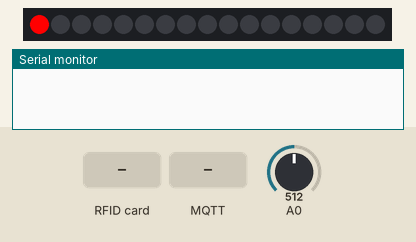
Bench run of a sketch on a simulated ESP8266 (NodeMCU). Parts: 17 RGB LEDs in strip order, left to right, the last lines printed to the serial monitor. The inputs (shaded band) are chosen by the test bench; at power-on: A0 = 512. WiFi joins after 1.5 s; servers stay silent unless stated; no MQTT or app messages arrive unless stated.

Above: at 0.1 s.
At 6.7 s:
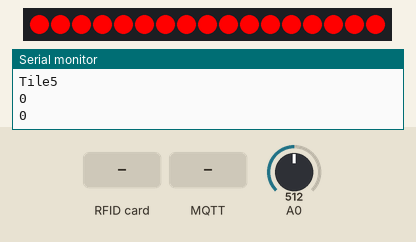
At 9.3 s:
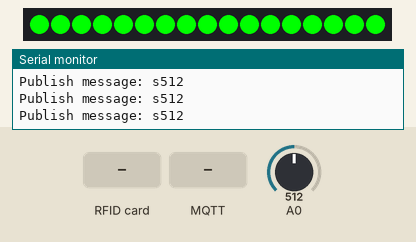
9.4 s: RFID card 5E 7A 19 C4 held to the reader
10.9 s: MQTT message "1" arrives on the first subscribed topic
Timing chart, 0 to 13.9 s (numbered marks = the images above; inputs shaded):
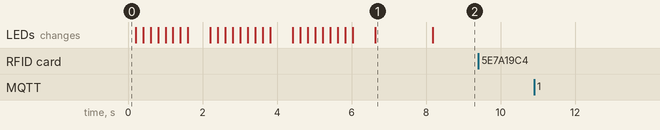

The sketch:

TileCode.ino
```cpp
#include <ESP8266WiFi.h>
#include <SPI.h>
#include "MFRC522.h"
#include <Adafruit_NeoPixel.h>
#include <PubSubClient.h>

/* wiring the MFRC522 to ESP8266 (ESP-12)
  RST     = GPIO5
  SDA(SS) = GPIO4
  MOSI    = GPIO13
  MISO    = GPIO12
  SCK     = GPIO14
  GND     = GND
  3.3V    = 3.3V
*/
const int RST_PIN   = 0;  // RST-PIN für RC522 - RFID - SPI - Modul GPIO5
const int SS_PIN    = 15; // SDA-PIN für RC522 - RFID - SPI - Modul GPIO4
const int LED_PIN   = 5;  //Pin which the leds are connected (GPIO5 = D1)

const int NUMPIXELS = 17; //Total number of Leds in each tile
const int GROUPSIZE = 4;  //Size of the leds in each group
const int SENSORTRESH = 50; //Treshhold for the data from piezo element
const int NFCTIMEOUT = 500;

const char *ssid =  "Ziggo78F5D45";     // change according to your Network - cannot be longer than 32 characters!
const char *pass =  "Sx7phx8fnkeP"; // change according to your Network
const char *mqtt_server = "192.168.178.40";
const char *NAME = "Tile5";
const char *TOPIC = "t5";
const char *LEDTOPIC = "led5";

MFRC522 mfrc522(SS_PIN, RST_PIN); // Create MFRC522 instance
Adafruit_NeoPixel pixels = Adafruit_NeoPixel(NUMPIXELS, LED_PIN, NEO_GRB + NEO_KHZ800);
WiFiClient espClient;
PubSubClient client(espClient);

int sensorValue;
bool foundCard = true;

long lastMsg = 0;
char msg[50];

int lastState = 0;
int readData;
MFRC522::StatusCode status; //variable to get card status

byte buffer[18];  //data transfer buffer (16+2 bytes data+CRC)
byte size = sizeof(buffer);

uint8_t pageAddr = 0x06;

void setup() {
  pixels.begin(); // This initializes the NeoPixel library.
  StartSequence();

  Serial.begin(115200);    // Initialize serial communications
  Serial.println(NAME);

  SPI.begin();           // Init SPI bus

  mfrc522.PCD_Init();    // Init MFRC522
  Serial.println(mfrc522.PCD_GetAntennaGain()); // gives me a 64 (00000010)
  mfrc522.PCD_SetAntennaGain(112); // set to max (00001110)
  Serial.println(mfrc522.PCD_GetAntennaGain()); //gives me the 112
  memcpy(buffer, "2", 1);

  WiFi.begin(ssid, pass);

  client.setServer(mqtt_server, 1883);
  client.setCallback(callback);

  while ((WiFi.status() != WL_CONNECTED)) {
    delay(500);
    Serial.print(".");
  }
  Serial.println(F("WiFi connected"));
  ColorAll(0, 255, 0);
}

void loop() {
  sensorValue = analogRead(A0);

  if (sensorValue >= SENSORTRESH) {
    sendSensor(sensorValue);
  }

  // Serial.println(sensorValue);
  // && mfrc522.PICC_ReadCardSerial()
  if ( mfrc522.PICC_IsNewCardPresent() || mfrc522.PICC_ReadCardSerial()) {
    // Show some details of the PICC (that is: the tag/card)
    //Serial.print(F("Card UID:"));
    //dump_byte_array(mfrc522.uid.uidByte, mfrc522.uid.size);
    //Serial.println();
    // Read data ***************************************************
    //Serial.println(F("Reading data ... "));
    //data in 4 block is readed at once.
    if (lastState == 0) {
      status = (MFRC522::StatusCode) mfrc522.MIFARE_Read(pageAddr, buffer, &size);
      if (status != MFRC522::STATUS_OK) {
        Serial.print(F("MIFARE_Read() failed: "));
        Serial.println(mfrc522.GetStatusCodeName(status));
        return;
      }

      Serial.print(F("Readed data: "));
      //Dump a byte array to Serial

      Serial.write(buffer[0]);

      Serial.println();
      readData = buffer[0];
      memset(buffer, 0, 18);
    }
    foundCard = true;


  }

  size = sizeof(buffer);

  long now = millis();
  if (now - lastMsg > NFCTIMEOUT) {
    if (!foundCard && lastState != 0) {
      sendNull();
      lastState = 0;
    } else if (foundCard && lastState != 1) {
      sendMsg(readData);
      lastState = 1;

    }
    foundCard = false;
    lastMsg = now;

  }

  if (!client.connected()) {
    reconnect();
  }
  client.loop();
  delay(10);
}

void sendMsg(int ms) {
  snprintf (msg, 75, "a%ld", ms - 48);
  Serial.print("Publish message: ");
  Serial.println(msg);
  client.publish(TOPIC, msg);
}


void sendNull() {
  snprintf (msg, 75, "a%ld", 0);
  Serial.print("Publish message: ");
  Serial.println(msg);
  client.publish(TOPIC, msg);
}

void sendSensor(int ms) {
  snprintf (msg, 75, "s%ld", ms);
  Serial.print("Publish message: ");
  Serial.println(msg);
  client.publish(TOPIC, msg);
}

void reconnect() {
  // Loop until we're reconnected
  while (!client.connected()) {
    Serial.print("Attempting MQTT connection...");
    // Attempt to connect
    if (client.connect(NAME)) {
      Serial.println("connected");
      // Once connected, publish an announcement...
      client.publish("outTopic", "hello world");
      // ... and resubscribe
      client.subscribe(LEDTOPIC);
    } else {
      Serial.print("failed, rc=");
      Serial.print(client.state());
      Serial.println(" try again in 5 seconds");
      // Wait 5 seconds before retrying
      delay(5000);
    }
  }
}

void callback(char* topic, byte* payload, unsigned int length) {
  String r, g, b, t, d;
  Serial.print("Message arrived [");
  Serial.print(topic);
  Serial.print("] ");
  for (int i = 0; i < 3; i++) {
    Serial.print((char)payload[i]);
    r = r + (char)payload[i];
  }
  for (int i = 3; i < 6; i++) {
    Serial.print((char)payload[i]);
    g = g + (char)payload[i];
  }
  for (int i = 6; i < 9; i++) {
    Serial.print((char)payload[i]);
    b = b + (char)payload[i];
  }

  t = (char)payload[9];
  d = (char)payload[10];
  d += (char)payload[11];

  Serial.print(t.toInt());
  Serial.println(d.toInt());
  if (t.toInt() == 1)
    ColorAll(r.toInt(), g.toInt(), b.toInt());
  if (t.toInt() == 2)
    ColorPer(r.toInt(), g.toInt(), b.toInt(), 50);
  if (t.toInt() == 3)
    ColorGroup(r.toInt(), g.toInt(), b.toInt(), d.toInt());
  if (t.toInt() == 4)
    ColorLed(r.toInt(), g.toInt(), b.toInt(), d.toInt());
  //  Serial.println();
  //  Serial.println(r.toInt());
  //  Serial.println(g.toInt());
  //  Serial.println(b.toInt());

}

// Helper routine to dump a byte array as hex values to Serial
void dump_byte_array(byte *buffer, byte bufferSize) {
  for (byte i = 0; i < bufferSize; i++) {
    Serial.print(buffer[i] < 0x10 ? " 0" : " ");
    Serial.print(buffer[i], HEX);
  }
}

void StartSequence() {
  ColorPer(255, 0, 0, 100);
  delay(500);
  ColorPer(0, 255, 0, 100);
  delay(500);
  ColorPer(0, 0, 255, 100);
  delay(500);
  ColorAll(255, 0, 0);
}

int DecodeR(byte* rgb) {
  String newR;
  for (int i = 0; i < 3; i++) {
    newR += (char)rgb[i];
  }
  return newR.toInt();
}

int DecodeG(byte* rgb) {
  String newG;
  for (int i = 0; i < 3; i++) {
    newG += (char)rgb[i];
  }
  return newG.toInt();
}

int DecodeB(byte* rgb) {
  String newB;
  for (int i = 0; i < 3; i++) {
    newB += (char)rgb[i];
  }
  return newB.toInt();
}


void ColorAll(int r, int g, int b) {
  for (int i = 0; i < NUMPIXELS; i++) {
    // pixels.Color takes RGB values, from 0,0,0 up to 255,255,255
    pixels.setPixelColor(i, pixels.Color(r, g, b)); // Moderately bright green color.
  }
  pixels.show(); // This sends the updated pixel color to the hardware.
}

void ColorLed(int r, int g, int b, int l) {
  pixels.setPixelColor(l, pixels.Color(r, g, b)); // Moderately bright green color.
  pixels.show(); // This sends the updated pixel color to the hardware.
}

void ColorPer(int r, int g, int b, int del) {
  for (int i = 0; i < NUMPIXELS; i++) {
    // pixels.Color takes RGB values, from 0,0,0 up to 255,255,255
    pixels.setPixelColor(i, pixels.Color(r, g, b)); // Moderately bright green color.
    pixels.show(); // This sends the updated pixel color to the hardware.
    delay(del);
  }
}

void ColorGroup(int r, int g, int b, int group) {
  for (int i = GROUPSIZE * group; i < GROUPSIZE * group + GROUPSIZE; i++) {
    // pixels.Color takes RGB values, from 0,0,0 up to 255,255,255
    pixels.setPixelColor(i, pixels.Color(r, g, b)); // Moderately bright green color.
    pixels.show(); // This sends the updated pixel color to the hardware.
    delay(100);
  }
}
```

Measured:
- what the display in image 1 shows lasts 1.6 s, from 6.6 s to 8.2 s
